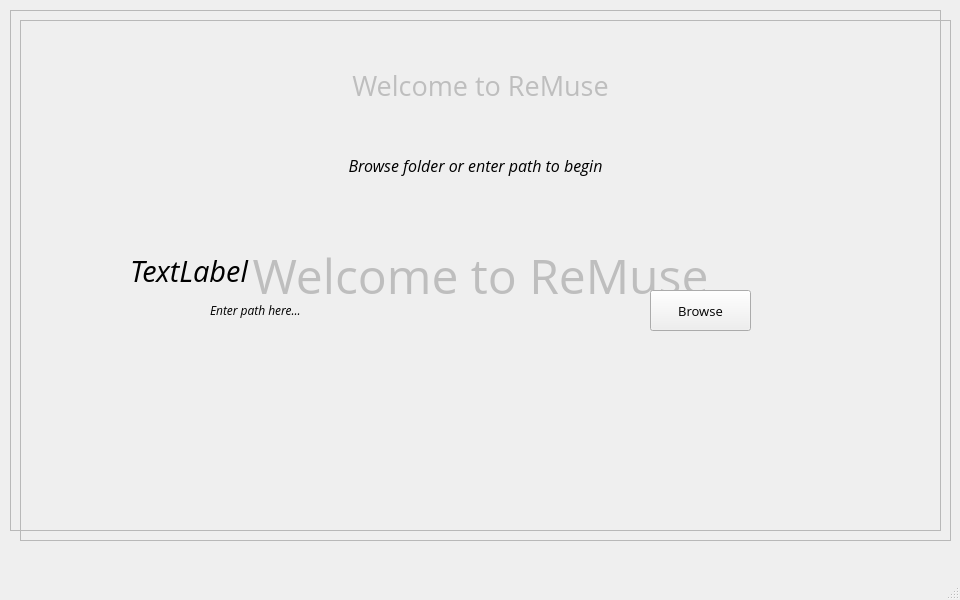
<?xml version="1.0" encoding="UTF-8"?>
<ui version="4.0">
 <class>MainWindow</class>
 <widget class="QMainWindow" name="MainWindow">
  <property name="geometry">
   <rect>
    <x>0</x>
    <y>0</y>
    <width>960</width>
    <height>600</height>
   </rect>
  </property>
  <property name="windowTitle">
   <string>MainWindow</string>
  </property>
  <widget class="QWidget" name="centralwidget">
   <widget class="QFrame" name="welcome">
    <property name="enabled">
     <bool>false</bool>
    </property>
    <property name="geometry">
     <rect>
      <x>10</x>
      <y>10</y>
      <width>931</width>
      <height>521</height>
     </rect>
    </property>
    <property name="font">
     <font>
      <family>Open Sans</family>
      <pointsize>36</pointsize>
     </font>
    </property>
    <property name="frameShape">
     <enum>QFrame::StyledPanel</enum>
    </property>
    <property name="frameShadow">
     <enum>QFrame::Raised</enum>
    </property>
    <widget class="QLabel" name="label">
     <property name="enabled">
      <bool>false</bool>
     </property>
     <property name="geometry">
      <rect>
       <x>160</x>
       <y>210</y>
       <width>621</width>
       <height>111</height>
      </rect>
     </property>
     <property name="text">
      <string>Welcome to ReMuse</string>
     </property>
     <property name="alignment">
      <set>Qt::AlignCenter</set>
     </property>
    </widget>
   </widget>
   <widget class="QFrame" name="browse">
    <property name="geometry">
     <rect>
      <x>10</x>
      <y>10</y>
      <width>931</width>
      <height>521</height>
     </rect>
    </property>
    <property name="font">
     <font>
      <family>Open Sans</family>
     </font>
    </property>
    <property name="frameShape">
     <enum>QFrame::StyledPanel</enum>
    </property>
    <property name="frameShadow">
     <enum>QFrame::Raised</enum>
    </property>
    <widget class="QLabel" name="label_3">
     <property name="enabled">
      <bool>false</bool>
     </property>
     <property name="geometry">
      <rect>
       <x>160</x>
       <y>20</y>
       <width>621</width>
       <height>111</height>
      </rect>
     </property>
     <property name="font">
      <font>
       <family>Open Sans</family>
       <pointsize>20</pointsize>
      </font>
     </property>
     <property name="text">
      <string>Welcome to ReMuse</string>
     </property>
     <property name="alignment">
      <set>Qt::AlignCenter</set>
     </property>
    </widget>
    <widget class="QLabel" name="label_4">
     <property name="geometry">
      <rect>
       <x>270</x>
       <y>120</y>
       <width>391</width>
       <height>71</height>
      </rect>
     </property>
     <property name="font">
      <font>
       <family>Open Sans</family>
       <pointsize>12</pointsize>
       <italic>true</italic>
      </font>
     </property>
     <property name="text">
      <string>Browse folder or enter path to begin</string>
     </property>
     <property name="alignment">
      <set>Qt::AlignCenter</set>
     </property>
    </widget>
    <widget class="QLabel" name="label_5">
     <property name="geometry">
      <rect>
       <x>200</x>
       <y>280</y>
       <width>441</width>
       <height>41</height>
      </rect>
     </property>
     <property name="font">
      <font>
       <family>Open Sans</family>
       <italic>true</italic>
      </font>
     </property>
     <property name="text">
      <string>Enter path here...</string>
     </property>
    </widget>
    <widget class="QPushButton" name="pushButton">
     <property name="geometry">
      <rect>
       <x>640</x>
       <y>280</y>
       <width>101</width>
       <height>41</height>
      </rect>
     </property>
     <property name="font">
      <font>
       <family>Open Sans</family>
       <pointsize>10</pointsize>
       <weight>50</weight>
       <italic>false</italic>
       <bold>false</bold>
      </font>
     </property>
     <property name="text">
      <string>Browse</string>
     </property>
    </widget>
   </widget>
   <widget class="QFrame" name="progress">
    <property name="geometry">
     <rect>
      <x>20</x>
      <y>20</y>
      <width>931</width>
      <height>521</height>
     </rect>
    </property>
    <property name="frameShape">
     <enum>QFrame::StyledPanel</enum>
    </property>
    <property name="frameShadow">
     <enum>QFrame::Raised</enum>
    </property>
    <widget class="QLabel" name="label_6">
     <property name="geometry">
      <rect>
       <x>110</x>
       <y>190</y>
       <width>731</width>
       <height>121</height>
      </rect>
     </property>
     <property name="font">
      <font>
       <family>Open Sans</family>
       <pointsize>22</pointsize>
       <italic>true</italic>
      </font>
     </property>
     <property name="text">
      <string>TextLabel</string>
     </property>
    </widget>
   </widget>
  </widget>
  <widget class="QMenuBar" name="menubar">
   <property name="geometry">
    <rect>
     <x>0</x>
     <y>0</y>
     <width>960</width>
     <height>26</height>
    </rect>
   </property>
  </widget>
  <widget class="QStatusBar" name="statusbar"/>
 </widget>
 <resources/>
 <connections/>
</ui>
